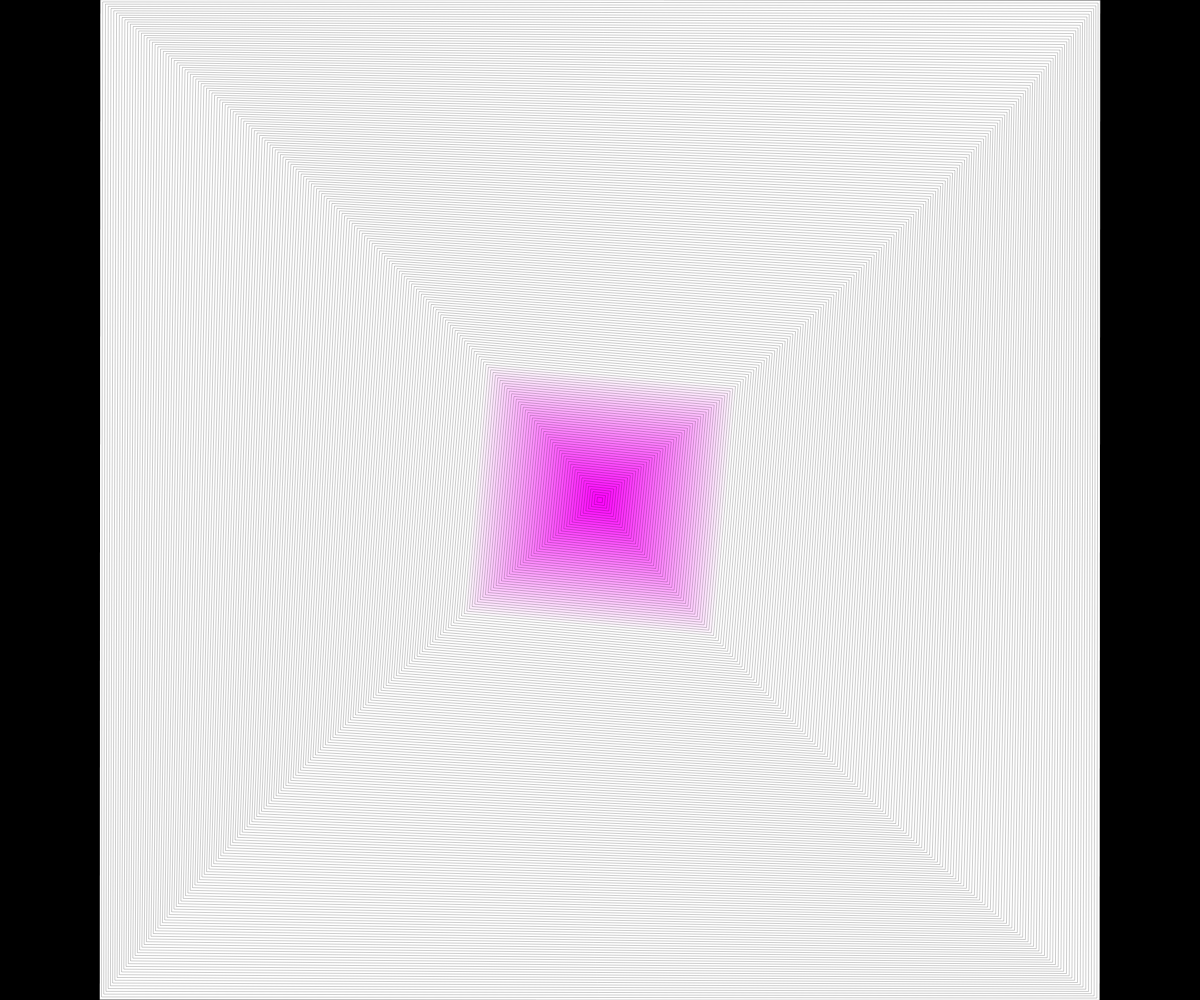
Frame 1 (no input)
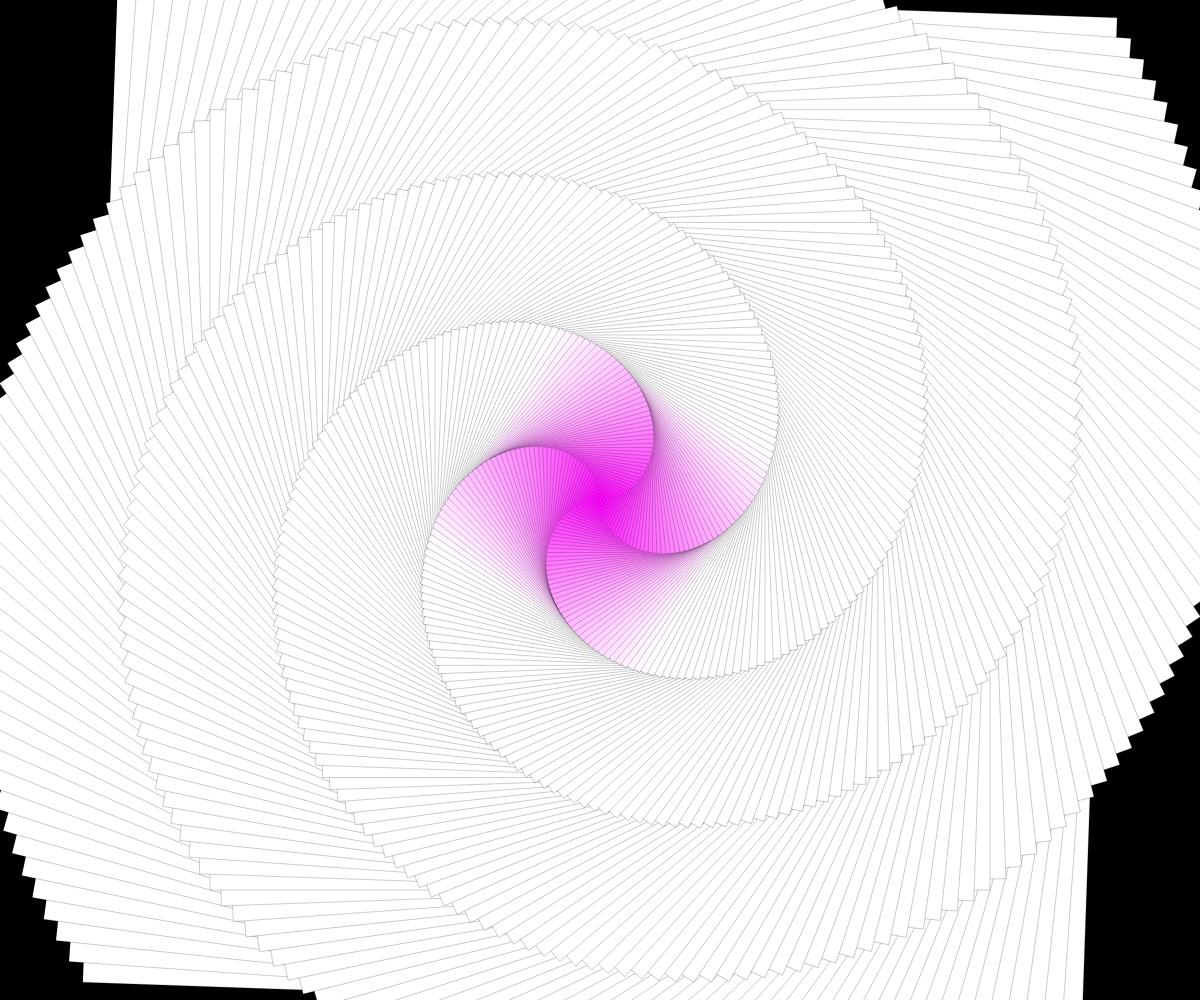
Frame 60 (no input)
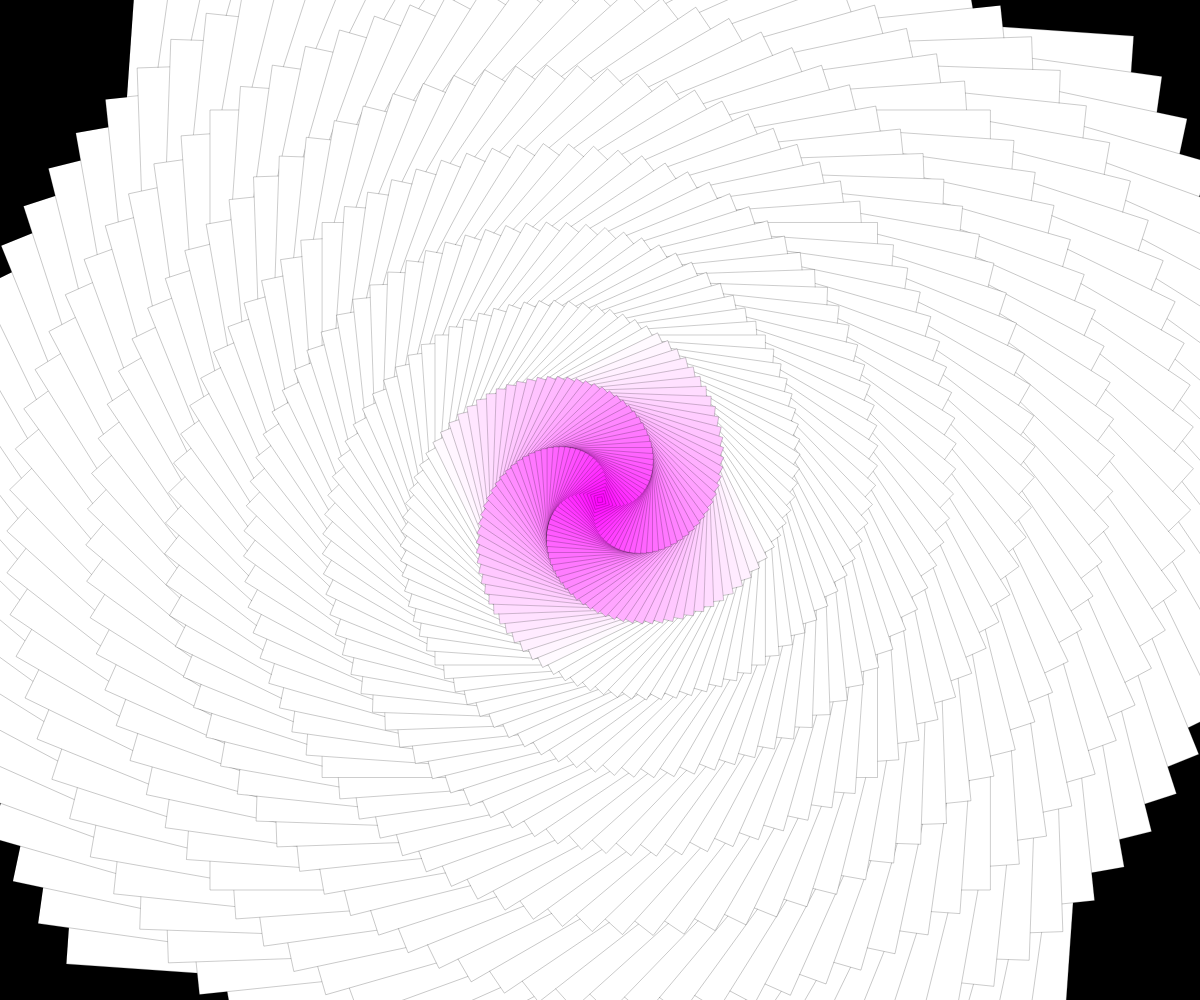
Frame 120 (the mouse pressed at the canvas centre since frame 60)

The p5.js sketch that drew these frames (run headless with seeded random() and noise() and a simulated clock; from frame 60 on, the mouse is pressed at the canvas centre):

// p5.js sketch
// ── sketch.js
function setup() {
  createCanvas(windowWidth, windowHeight);
  // Sets origin mode to be the rectangle's center
  rectMode(CENTER);
}

function draw() {
  background(0);

  // Moves rectangle to center of canvas
  translate(width / 2, height / 2);

  // Creates multiple rotating rectangles
  for (let x = 1000; x > 0; x -= 5) {
      // Makes height the same as width so it's a square
      let y = x;
      strokeWeight(0.2);
      rotate(radians(frameCount / 30));
      fill(255, x, 255);
      rect(0, 0, x, y);
  }
}
